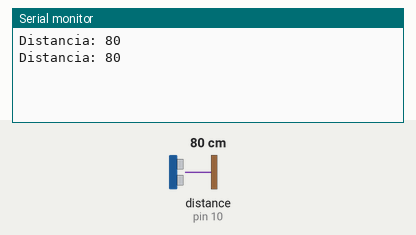
Recording of a sketch running on a simulated Arduino Uno, built with avr-gcc and run on an emulated ATmega328P. Parts: the last lines printed to the serial monitor. Wiring (inferred from the names in the program): ultrasonic range finder: trigger pin 11; echo pin 10. The inputs (shaded band) are chosen by the test bench; at power-on: distance to the obstacle (sensor on pin 10) 80 cm. The echo pulse lasts 58.3 µs per cm.

Above: at 2.3 s.
2.4 s: distance to the obstacle (sensor on pin 10) set to 2 cm
At 4.2 s:
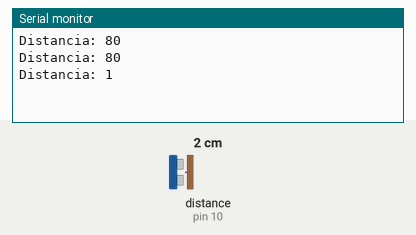
4.5 s: distance to the obstacle (sensor on pin 10) set to 4 cm
At 5.5 s:
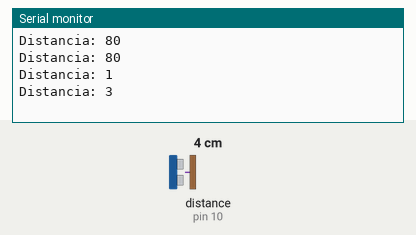
Timing chart, 0 to 7.5 s (numbered marks = the images above; inputs shaded):
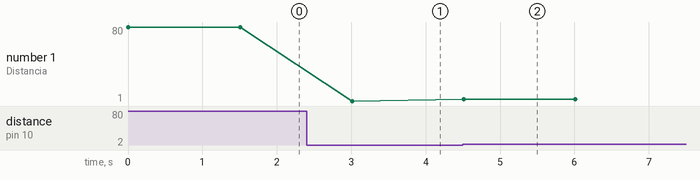

Measured:
- after the input at 2.4 s, the serial monitor: prints a new line after 0.61 s (image 1)
- after the input at 4.5 s, the serial monitor: prints a new line at once (image 2)
- plotted number 1: 80 → 1 after the input at 2.4 s, 1 → 3 after the input at 4.5 s

The sketch:

ultraSonidosBuzzer.ino
```cpp
int Trigger=11;
int Echo=10;
long duration;
int cm=0;
void setup()
{
  Serial.begin(9600);
  pinMode(Trigger, OUTPUT);
  pinMode(Echo, INPUT);

}

void loop()
{
  digitalWrite(Trigger, LOW);
  delayMicroseconds(2);
  digitalWrite(Trigger, HIGH);
  delayMicroseconds(10);
  digitalWrite(Trigger, LOW);
  duration=pulseIn(Echo, HIGH);
  duration=duration/2;
  cm=duration/29;
  Serial.print("Distancia: ");
  Serial.println(cm);
  delay(1500);
}
```
